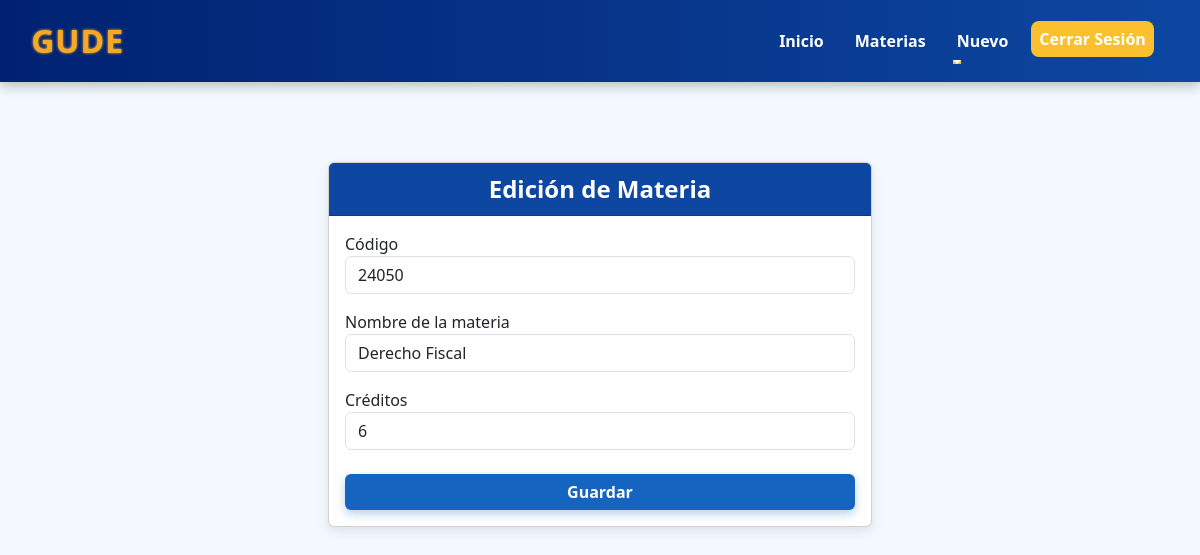
The app's page /materias/edicionCurso/24050/ with its own data.
### Aplicaciones/General/models.py (models this page shows, shortened)
class Curso(models.Model):
    codigo = models.CharField(primary_key=True, max_length=6)
    nombre = models.CharField(max_length=50)
    creditos = models.PositiveSmallIntegerField()

### Aplicaciones/General/views.py (the view)
# urls.py: path('materias/edicionCurso/<str:codigo>/', views.edicionCurso, name='edicionCurso'),
def edicionCurso(request, codigo):
    curso = get_object_or_404(Curso, codigo=codigo)
    cursos = Curso.objects.all()
    return render(request, "edicionCurso.html", {
        "curso": curso,
        "cursos": cursos
    })

### Aplicaciones/General/templates/edicionCurso.html (shortened to what this page needs)
{% extends './base.html' %}
{% block body %}
<div class="container mt-5">
  <div class="row justify-content-center">
    <div class="col-md-6">
      <div class="card">
        <div class="card-header">
          Edición de Materia
        </div>
        <div class="card-body">
          <form action="{% url 'editarMateria' %}" method="post">
            <div class="form-group mb-3">
              <label for="txtCodigo">Código</label>
              <input type="text" name="txtCodigo" id="txtCodigo" value="{{ curso.codigo }}" class="form-control" placeholder="Código" minlength="5" maxlength="5" readonly required>
            </div>
            <div class="form-group mb-3">
              <label for="txtNombre">Nombre de la materia</label>
              <input type="text" name="txtNombre" id="txtNombre" value="{{ curso.nombre }}" class="form-control" placeholder="Nombre" maxlength="50" required>
            </div>
            <div class="form-group mb-4">
              <label for="numCreditos">Créditos</label>
              <input type="number" name="numCreditos" id="numCreditos" value="{{ curso.creditos }}" class="form-control" placeholder="Créditos" min="1" max="9" required>
            </div>
            <button type="submit" class="btn btn-azul w-100">Guardar</button>
          </form>
        </div>
      </div>
    </div>
  </div>
</div>
{% endblock %}

### Aplicaciones/General/static/css/Materias.css (style rules this page uses)
body { background: black; }

### Aplicaciones/General/templates/base.html (style rules this page uses)
body { background-color: #f4f6fa; font-family: 'Segoe UI', Tahoma, Geneva, Verdana, sans-serif; }

### Aplicaciones/General/templates/edicionCurso.html (style rules this page uses)
body { background-color: #f4f9ff; }
.card { box-shadow: 0 4px 12px rgba(0, 0, 0, 0.1); }
.card-header { background-color: #0d47a1; color: white; text-align: center; font-size: 1.5rem; font-weight: bold; }
.btn-azul { background-color: #1565c0; color: white; font-weight: 600; transition: 0.3s ease; border: none; box-shadow: 0 4px 10px rgba(21, 101, 192, 0.3); }

### records on screen
Curso: txtCodigo "24050", txtNombre "Derecho Fiscal", numCreditos "6"
